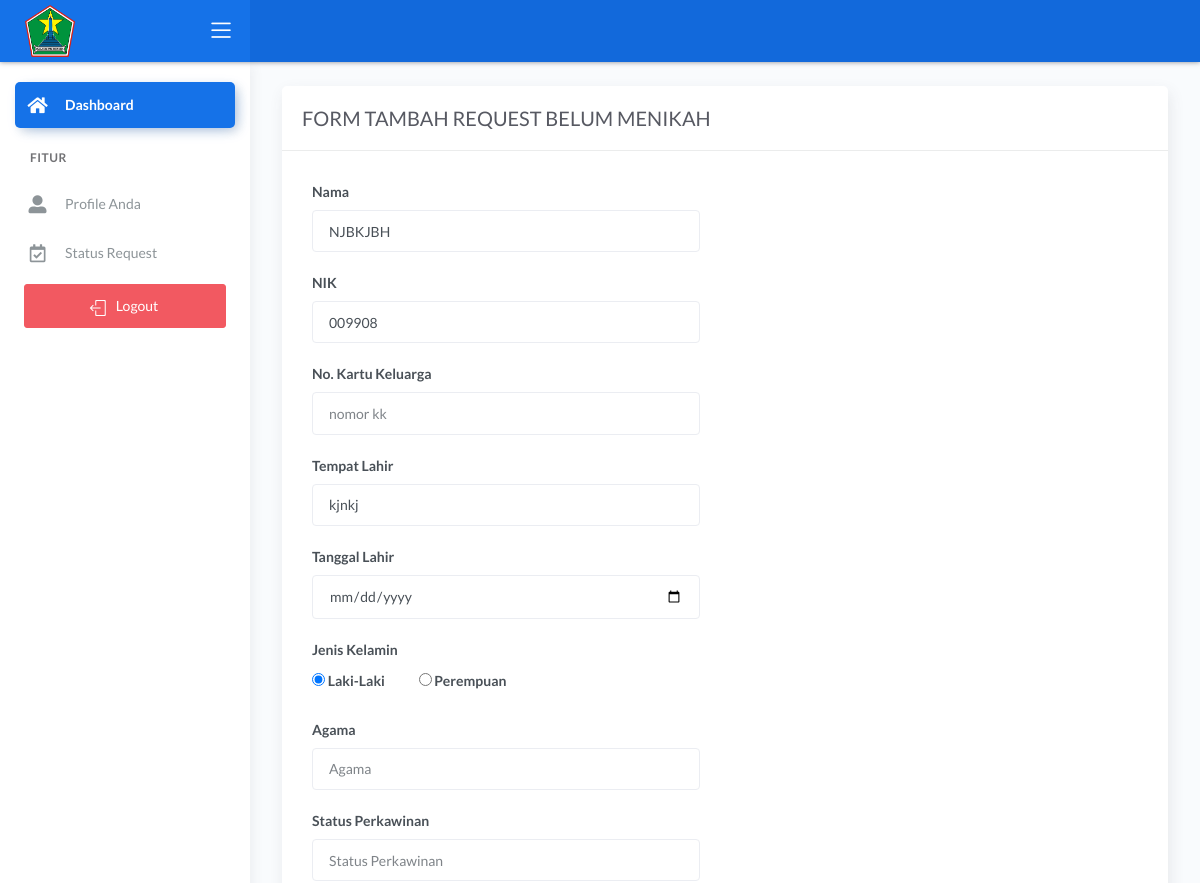
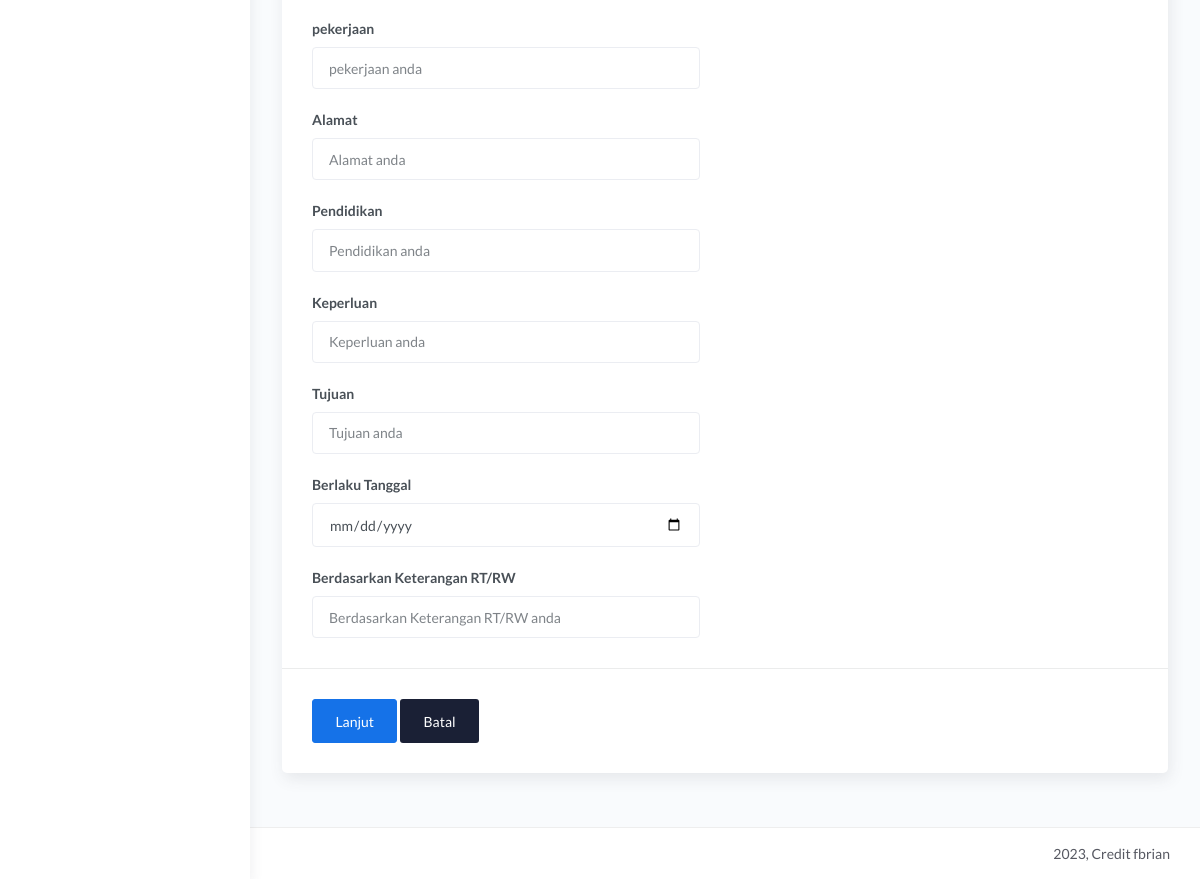
Screenshot of /demo1/main.php?halaman=request_blm_nikah (signed in) with the database file from the repository (2 pictures, top to bottom).
### tables this page shows
CREATE TABLE `data_user` (
  `nik` varchar(16) NOT NULL,
  `password` varchar(225) NOT NULL,
  `hak_akses` varchar(225) NOT NULL,
  `nama` varchar(30) NOT NULL,
  `tanggal_lahir` date NOT NULL,
  `tempat_lahir` varchar(30) NOT NULL,
  `jekel` varchar(20) NOT NULL,
  `agama` varchar(20) NOT NULL,
  `alamat` text NOT NULL,
  `telepon` varchar(13) NOT NULL,
  `status_warga` varchar(30) NOT NULL,
  `status_perkawinan` varchar(25) NOT NULL
);

### demo1/request_blm_nikah.php (the view, shortened to what this page needs)
<?php include '../konek.php'; ?>
<link href="css/sweetalert.css" rel="stylesheet" type="text/css">
<?php
$tampil_nik = "SELECT * FROM data_user WHERE nik=$_SESSION[nik]";
$query = mysqli_query($konek, $tampil_nik);
$data = mysqli_fetch_array($query, MYSQLI_BOTH);
$nik = $data['nik'];
$nama = $data['nama'];
$tempat1 = $data['tempat_lahir'];
$jk = $data['jekel'];
$agama1 = $data['agama']
?>
<div class="page-inner">
    <div class="row">
        <div class="col-md-12">
            <form method="POST" enctype="multipart/form-data">
                <div class="card">
                    <div class="card-header">
                        <div class="card-title">FORM TAMBAH REQUEST BELUM MENIKAH</div>
                    </div>
                    <div class="card-body">
                        <div class="row">
                            <div class="col-md-6 col-lg-6">
                                <div class="form-group">
                                    <label>Nama</label>
                                    <input type="text" name="nama" class="form-control" value="<?= $nama; ?>">
                                </div>
                                <div class="form-group">
                                    <label>NIK</label>
                                    <input type="number" name="nik" class="form-control" value="<?= $nik; ?>">
                                </div>
                                <div class="form-group">
                                    <label>No. Kartu Keluarga</label>
                                    <input type="number" name="nomorkk" class="form-control" placeholder="nomor kk">
                                </div>
                                <div class="form-group">
                                    <label>Tempat Lahir</label>
                                    <input type="text" name="tempat_lahir" class="form-control" placeholder="Tempat Lahir Anda" value="<?= $tempat1; ?>">
                                </div>
                                <div class="form-group">
                                    <label>Tanggal Lahir</label>
                                    <input type="date" name="tgl_lahir" class="form-control">
                                </div>
                                <div class="form-group">
                                    <label class="mb-2">Jenis Kelamin</label>
                                    <br>
                                    <label class="form-radio-label">
                                        <input class="form-radio-input" type="radio" name="jk" value="Laki-Laki" <?= ($jk == 'Laki-Laki') ? 'checked' : '' ?>>
                                        <span class="form-radio-sign">Laki-Laki</span>
                                    </label>
                                    <label class="form-radio-label ml-3">
                                        <input class="form-radio-input" type="radio" name="jk" value="Perempuan" <?= ($jk == 'Perempuan') ? 'checked' : '' ?>>
                                        <span class="form-radio-sign">Perempuan</span>
                                    </label>
                                </div>
                                <div class="form-group">
                                    <label>Agama</label>
                                    <input type="text" name="agama" class="form-control" placeholder="Agama " value="<?= $agama1; ?>">
                                </div>
                                <div class="form-group">
                                    <label>Status Perkawinan</label>
                                    <input type="text" name="status_perkawinan" class="form-control" placeholder="Status Perkawinan ">
                                </div>
                                <div class="form-group">
                                    <label>pekerjaan</label>
                                    <input type="text" name="pekerjaan" class="form-control" placeholder="pekerjaan anda ">
                                </div>
                                <div class="form-group">
                                    <label>Alamat </label>
                                    <input type="text" name="alamat" class="form-control" placeholder="Alamat anda">
                                </div>
                                <div class="form-group">
                                    <label>Pendidikan </label>
                                    <input type="text" name="pendidikan" class="form-control" placeholder="Pendidikan anda">
                                </div>
                                <div class="form-group">
                                    <label>Keperluan </label>
                                    <input type="text" name="keperluan" class="form-control" placeholder="Keperluan anda">
                                </div>
                                <div class="form-group">
                                    <label>Tujuan </label>
                                    <input type="text" name="tujuan" class="form-control" placeholder="Tujuan anda">
                                </div>
                                <div class="form-group">
                                    <label>Berlaku Tanggal </label>
                                    <input type="date" name="berlaku_tgl" class="form-control" placeholder="Berlaku Tanggal anda">
                                </div>
                                <div class="form-group">
                                    <label>Berdasarkan Keterangan RT/RW </label>
                                    <input type="text" name="berdasrkan_keterangan" class="form-control" placeholder="Berdasarkan Keterangan RT/RW anda">
                                </div>
                            </div>
                        </div>
                    </div>
                    <div class="card-action">
                        <input type="submit" name="submit" class="btn btn-primary" value="Lanjut">
                        <a href="?halaman=beranda" class="btn btn-default">Batal</a>
                    </div>
                </div>
        </div>
    </div>
</div>

### rows the page displays
data_user: nama "NJBKJBH", nik "009908", tempat_lahir "kjnkj", jekel "☑ Laki-Laki", jekel "☐ Perempuan"
